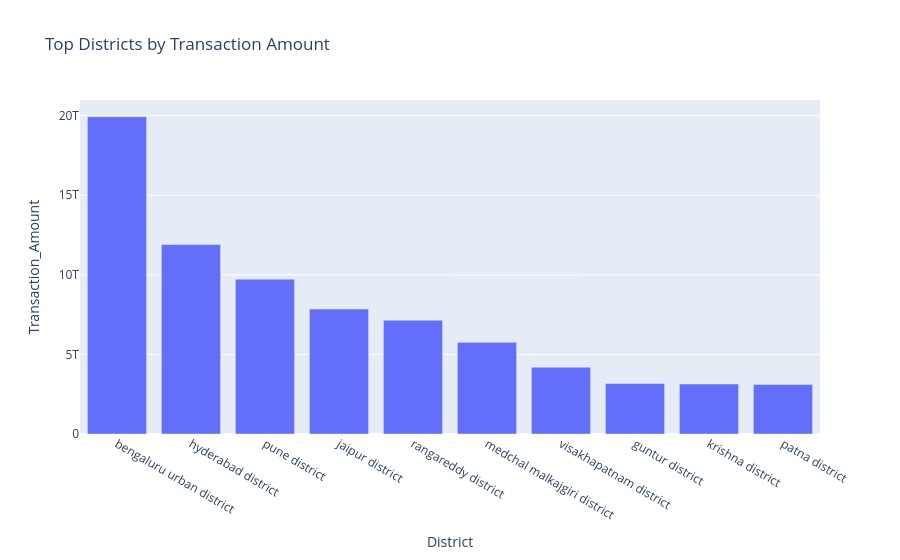

Notebook code for this chart:
### Code cell
fig = px.bar(
    district_data.head(10),
    x='District',
    y='Transaction_Amount',
    title='Top Districts by Transaction Amount'
)

fig.show()

### Figure 1 — Plotly figure (JSON) as saved in the notebook; plotly's stock layout.template omitted (floating-point values rounded to 4 significant figures)
{"data": [{"alignmentgroup": "True", "hovertemplate": "District=%{x}<br>Transaction_Amount=%{y}<extra></extra>", "legendgroup": "", "marker": {"color": "#636efa", "pattern": {"shape": ""}}, "name": "", "offsetgroup": "", "orientation": "v", "showlegend": false, "textposition": "auto", "type": "bar", "x": ["bengaluru urban district", "hyderabad district", "pune district", "jaipur district", "rangareddy district", "medchal malkajgiri district", "visakhapatnam district", "guntur district", "krishna district", "patna district"], "xaxis": "x", "y": [19940000000000.0, 11910000000000.0, 9730000000000.0, 7854000000000.0, 7155000000000.0, 5759000000000.0, 4199000000000.0, 3175000000000.0, 3143000000000.0, 3111000000000.0], "yaxis": "y"}], "layout": {"barmode": "relative", "legend": {"tracegroupgap": 0}, "title": {"text": "Top Districts by Transaction Amount"}, "xaxis": {"anchor": "y", "domain": [0, 1], "title": {"text": "District"}}, "yaxis": {"anchor": "x", "domain": [0, 1], "title": {"text": "Transaction_Amount"}}}}
